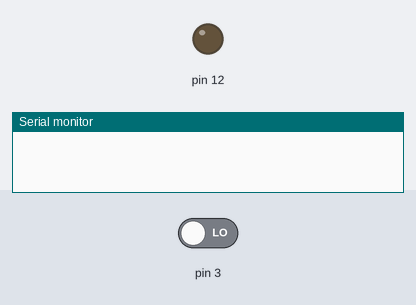
The sketch below on a simulated Arduino Uno, built with avr-gcc and run on an emulated ATmega328P. Shown: output pins drawn as LEDs (lit = HIGH), the last lines printed to the serial monitor. The inputs (shaded band) are chosen by the test bench; at power-on: pin 3 LOW.

Above: at 1.2 s.
1.3 s: pin 3 driven HIGH
At 2.6 s:
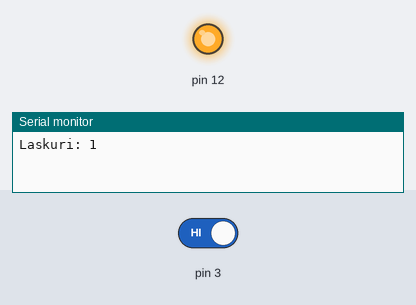
Timing chart, 0 to 4.3 s (numbered marks = the images above; inputs shaded):
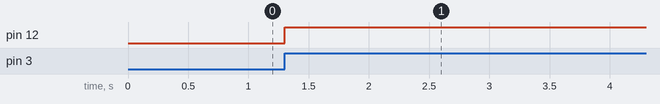

The sketch:

harjoitus_3_2_luomala_toni1.ino
```cpp
// C++ code
//
int laskuri = 0;  // alustetaan laskurille muuttuja
int edellinen_laskuri = 0; // laskurin apumuuttuja
int painike = 0; // painikkeen tila alustettu muuttujaan

void setup()
{
  pinMode(3, INPUT);
  pinMode(12, OUTPUT);
  Serial.begin(9600); // avataan portti
  attachInterrupt(digitalPinToInterrupt(3), incrementNumber, RISING);
}

void loop()
{
  painike = digitalRead(3); // luetaan pinni 3 muuttujaan
  if (laskuri != edellinen_laskuri) { // numero tulostetaan vain jos se on eri kuin viimeinen
    Serial.print("Laskuri: ");
 	Serial.println(laskuri);
    edellinen_laskuri = laskuri;  // edellinen numero apumuuttujaan
  }

  if (laskuri%2 != 0) { // jakojäännöksen avulla selvitetään parillisuus
    digitalWrite(12, HIGH); // jos luku on pariton led syttyy
  }
  else {
    digitalWrite(12, LOW); // jos luku on parillinen led sammuu
  }
}

void incrementNumber(){
  laskuri++; // laskurin arvoa kasvatetaan yhdellä
}
```

Measured:
- after the input at 1.3 s, pin 12: LOW → HIGH at once
